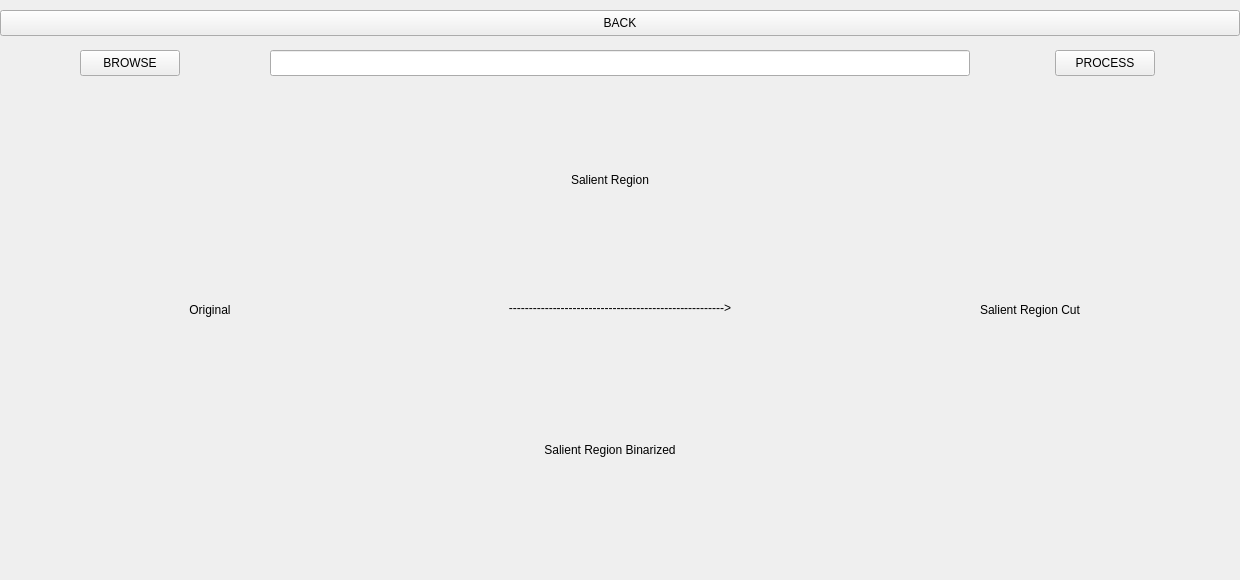
<?xml version="1.0" encoding="UTF-8"?>
<ui version="4.0">
 <class>process_single_page</class>
 <widget class="QMainWindow" name="process_single_page">
  <property name="geometry">
   <rect>
    <x>0</x>
    <y>0</y>
    <width>1240</width>
    <height>580</height>
   </rect>
  </property>
  <property name="sizePolicy">
   <sizepolicy hsizetype="Fixed" vsizetype="Fixed">
    <horstretch>0</horstretch>
    <verstretch>0</verstretch>
   </sizepolicy>
  </property>
  <property name="minimumSize">
   <size>
    <width>1240</width>
    <height>580</height>
   </size>
  </property>
  <property name="maximumSize">
   <size>
    <width>1240</width>
    <height>580</height>
   </size>
  </property>
  <property name="windowTitle">
   <string>Single</string>
  </property>
  <property name="windowIcon">
   <iconset>
    <normaloff>../../../workSpace/salient-object-detection/resources/image/icon.png</normaloff>../../../workSpace/salient-object-detection/resources/image/icon.png</iconset>
  </property>
  <widget class="QWidget" name="centralwidget">
   <widget class="QPushButton" name="button_back">
    <property name="geometry">
     <rect>
      <x>0</x>
      <y>10</y>
      <width>1240</width>
      <height>26</height>
     </rect>
    </property>
    <property name="sizePolicy">
     <sizepolicy hsizetype="Fixed" vsizetype="Fixed">
      <horstretch>0</horstretch>
      <verstretch>0</verstretch>
     </sizepolicy>
    </property>
    <property name="text">
     <string>BACK</string>
    </property>
   </widget>
   <widget class="QPushButton" name="button_browse">
    <property name="geometry">
     <rect>
      <x>80</x>
      <y>50</y>
      <width>100</width>
      <height>26</height>
     </rect>
    </property>
    <property name="sizePolicy">
     <sizepolicy hsizetype="Fixed" vsizetype="Fixed">
      <horstretch>0</horstretch>
      <verstretch>0</verstretch>
     </sizepolicy>
    </property>
    <property name="text">
     <string>BROWSE</string>
    </property>
   </widget>
   <widget class="QPushButton" name="button_process">
    <property name="geometry">
     <rect>
      <x>1055</x>
      <y>50</y>
      <width>100</width>
      <height>26</height>
     </rect>
    </property>
    <property name="sizePolicy">
     <sizepolicy hsizetype="Fixed" vsizetype="Fixed">
      <horstretch>0</horstretch>
      <verstretch>0</verstretch>
     </sizepolicy>
    </property>
    <property name="text">
     <string>PROCESS</string>
    </property>
   </widget>
   <widget class="QLineEdit" name="edit_file_path">
    <property name="geometry">
     <rect>
      <x>270</x>
      <y>50</y>
      <width>700</width>
      <height>26</height>
     </rect>
    </property>
    <property name="sizePolicy">
     <sizepolicy hsizetype="Fixed" vsizetype="Fixed">
      <horstretch>0</horstretch>
      <verstretch>0</verstretch>
     </sizepolicy>
    </property>
   </widget>
   <widget class="QLabel" name="label_img_ori">
    <property name="geometry">
     <rect>
      <x>10</x>
      <y>110</y>
      <width>400</width>
      <height>400</height>
     </rect>
    </property>
    <property name="sizePolicy">
     <sizepolicy hsizetype="Fixed" vsizetype="Fixed">
      <horstretch>0</horstretch>
      <verstretch>0</verstretch>
     </sizepolicy>
    </property>
    <property name="text">
     <string>Original</string>
    </property>
    <property name="alignment">
     <set>Qt::AlignCenter</set>
    </property>
   </widget>
   <widget class="QLabel" name="label_arrow">
    <property name="geometry">
     <rect>
      <x>420</x>
      <y>300</y>
      <width>400</width>
      <height>16</height>
     </rect>
    </property>
    <property name="sizePolicy">
     <sizepolicy hsizetype="Fixed" vsizetype="Fixed">
      <horstretch>0</horstretch>
      <verstretch>0</verstretch>
     </sizepolicy>
    </property>
    <property name="text">
     <string>------------------------------------------------------&gt;</string>
    </property>
    <property name="alignment">
     <set>Qt::AlignCenter</set>
    </property>
   </widget>
   <widget class="QLabel" name="label_img_salient_cut">
    <property name="geometry">
     <rect>
      <x>830</x>
      <y>110</y>
      <width>400</width>
      <height>400</height>
     </rect>
    </property>
    <property name="sizePolicy">
     <sizepolicy hsizetype="Fixed" vsizetype="Fixed">
      <horstretch>0</horstretch>
      <verstretch>0</verstretch>
     </sizepolicy>
    </property>
    <property name="text">
     <string>Salient Region Cut</string>
    </property>
    <property name="alignment">
     <set>Qt::AlignCenter</set>
    </property>
   </widget>
   <widget class="QLabel" name="label_original_path">
    <property name="geometry">
     <rect>
      <x>10</x>
      <y>540</y>
      <width>400</width>
      <height>20</height>
     </rect>
    </property>
    <property name="sizePolicy">
     <sizepolicy hsizetype="Fixed" vsizetype="Fixed">
      <horstretch>0</horstretch>
      <verstretch>0</verstretch>
     </sizepolicy>
    </property>
    <property name="text">
     <string/>
    </property>
    <property name="alignment">
     <set>Qt::AlignCenter</set>
    </property>
   </widget>
   <widget class="QLabel" name="label_result_rcc_path">
    <property name="geometry">
     <rect>
      <x>830</x>
      <y>540</y>
      <width>400</width>
      <height>20</height>
     </rect>
    </property>
    <property name="sizePolicy">
     <sizepolicy hsizetype="Fixed" vsizetype="Fixed">
      <horstretch>0</horstretch>
      <verstretch>0</verstretch>
     </sizepolicy>
    </property>
    <property name="text">
     <string/>
    </property>
    <property name="alignment">
     <set>Qt::AlignCenter</set>
    </property>
   </widget>
   <widget class="QLabel" name="label_img_salient">
    <property name="geometry">
     <rect>
      <x>510</x>
      <y>80</y>
      <width>200</width>
      <height>200</height>
     </rect>
    </property>
    <property name="text">
     <string>Salient Region</string>
    </property>
    <property name="alignment">
     <set>Qt::AlignCenter</set>
    </property>
   </widget>
   <widget class="QLabel" name="label_img_salient_bi">
    <property name="geometry">
     <rect>
      <x>510</x>
      <y>350</y>
      <width>200</width>
      <height>200</height>
     </rect>
    </property>
    <property name="text">
     <string>Salient Region Binarized</string>
    </property>
    <property name="alignment">
     <set>Qt::AlignCenter</set>
    </property>
   </widget>
   <widget class="QLabel" name="label_binaried">
    <property name="geometry">
     <rect>
      <x>510</x>
      <y>550</y>
      <width>200</width>
      <height>22</height>
     </rect>
    </property>
    <property name="text">
     <string/>
    </property>
    <property name="alignment">
     <set>Qt::AlignCenter</set>
    </property>
   </widget>
   <widget class="QLabel" name="label_salient">
    <property name="geometry">
     <rect>
      <x>510</x>
      <y>280</y>
      <width>200</width>
      <height>22</height>
     </rect>
    </property>
    <property name="text">
     <string/>
    </property>
    <property name="alignment">
     <set>Qt::AlignCenter</set>
    </property>
   </widget>
  </widget>
 </widget>
 <resources/>
 <connections/>
</ui>
